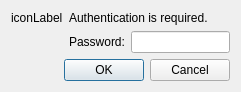
<?xml version="1.0" encoding="UTF-8"?>
<ui version="4.0">
 <class>AuthenticationDialog</class>
 <widget class="QDialog" name="AuthenticationDialog">
  <property name="geometry">
   <rect>
    <x>0</x>
    <y>0</y>
    <width>241</width>
    <height>92</height>
   </rect>
  </property>
  <layout class="QVBoxLayout">
   <item>
    <layout class="QFormLayout">
     <item row="0" column="0">
      <widget class="QLabel" name="iconLabel">
       <property name="text">
        <string notr="true">iconLabel</string>
       </property>
      </widget>
     </item>
     <item row="0" column="1">
      <widget class="QLabel" name="textLabel">
       <property name="text">
        <string>Authentication is required.</string>
       </property>
      </widget>
     </item>
     <item row="1" column="1">
      <layout class="QHBoxLayout">
       <item>
        <widget class="QLabel" name="passwordLabel">
         <property name="text">
          <string>Password:</string>
         </property>
         <property name="buddy">
          <cstring>passwordLineEdit</cstring>
         </property>
        </widget>
       </item>
       <item>
        <widget class="QLineEdit" name="passwordLineEdit">
         <property name="echoMode">
          <enum>QLineEdit::Password</enum>
         </property>
         <property name="clearButtonEnabled">
          <bool>true</bool>
         </property>
        </widget>
       </item>
      </layout>
     </item>
    </layout>
   </item>
   <item>
    <widget class="QDialogButtonBox" name="buttonBox">
     <property name="standardButtons">
      <set>QDialogButtonBox::Cancel|QDialogButtonBox::Ok</set>
     </property>
    </widget>
   </item>
  </layout>
 </widget>
 <resources/>
 <connections>
  <connection>
   <sender>buttonBox</sender>
   <signal>accepted()</signal>
   <receiver>AuthenticationDialog</receiver>
   <slot>accept()</slot>
   <hints>
    <hint type="sourcelabel">
     <x>231</x>
     <y>82</y>
    </hint>
    <hint type="destinationlabel">
     <x>157</x>
     <y>274</y>
    </hint>
   </hints>
  </connection>
  <connection>
   <sender>buttonBox</sender>
   <signal>rejected()</signal>
   <receiver>AuthenticationDialog</receiver>
   <slot>reject()</slot>
   <hints>
    <hint type="sourcelabel">
     <x>231</x>
     <y>82</y>
    </hint>
    <hint type="destinationlabel">
     <x>286</x>
     <y>274</y>
    </hint>
   </hints>
  </connection>
 </connections>
</ui>
